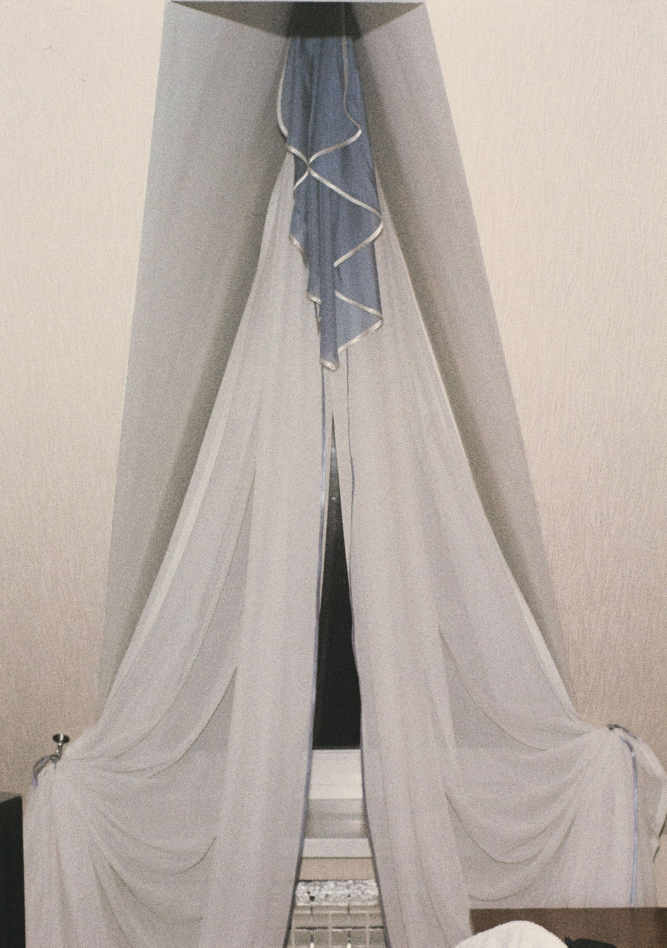
#> input picture assets/images/canopy-detail.jpg, 2000 x 2842 px (shown at 1/3 size); its folder holds 2 pictures in this run
$ python grade.py ../assets/images ../assets/images/carved-door.jpg
#> lines starting #> are read from the running program, lines starting #| are printed output that depends on the picture
"""Apply Kipwa's warm, sun-faded film grade to a folder of photos.

usage:  python scripts/grade.py <input-folder> <output-folder>
needs:  pip install Pillow

Gently desaturates, lifts blacks toward the night-sea ink, rolls highlights
off toward lime-washed bone, cools the shadows (sea) and warms the
highlights (sun). Caps width at 2000px.
"""
import os
import sys

from PIL import Image, ImageEnhance

src, dst = sys.argv[1], sys.argv[2]
os.makedirs(dst, exist_ok=True)


def channel_lut(lo, hi, shadow_shift, high_shift):
#> called with lo = 16, hi = 246, shadow_shift = -3, high_shift = 6
    lut = []
    for i in range(256):
        t = i / 255.0
        s = t * t * (3 - 2 * t)          # soft S-curve
        t = 0.35 * s + 0.65 * t
        v = lo + t * (hi - lo)           # faded film: lifted blacks, soft whites
        v += shadow_shift * (1 - t) ** 2 + high_shift * t ** 2
        lut.append(max(0, min(255, int(round(v)))))
    return lut


# per-channel: (black point, white point, shadow tint, highlight tint)
R = channel_lut(16, 246, -3, 6)
G = channel_lut(15, 241, 0, 2)
B = channel_lut(18, 230, 7, -8)


def grade(img):
    img = ImageEnhance.Color(img).enhance(0.8)
    r, g, b = img.split()
    return Image.merge("RGB", (r.point(R), g.point(G), b.point(B)))


for f in sorted(os.listdir(src)):
    if not f.lower().endswith((".jpg", ".jpeg", ".png", ".webp")):
        continue
    im = Image.open(os.path.join(src, f)).convert("RGB")
#> im is the input picture: PIL image 2000x2842 RGB; mean R, G, B 182.8, 172.9, 165.6
    if im.width > 2000:
        im = im.resize((2000, round(im.height * 2000 / im.width)), Image.LANCZOS)
    out = os.path.splitext(f)[0] + ".jpg"
    grade(im).save(os.path.join(dst, out), "JPEG", quality=80, optimize=True, progressive=True)
#> in grade, `r, g, b = img.split()`:
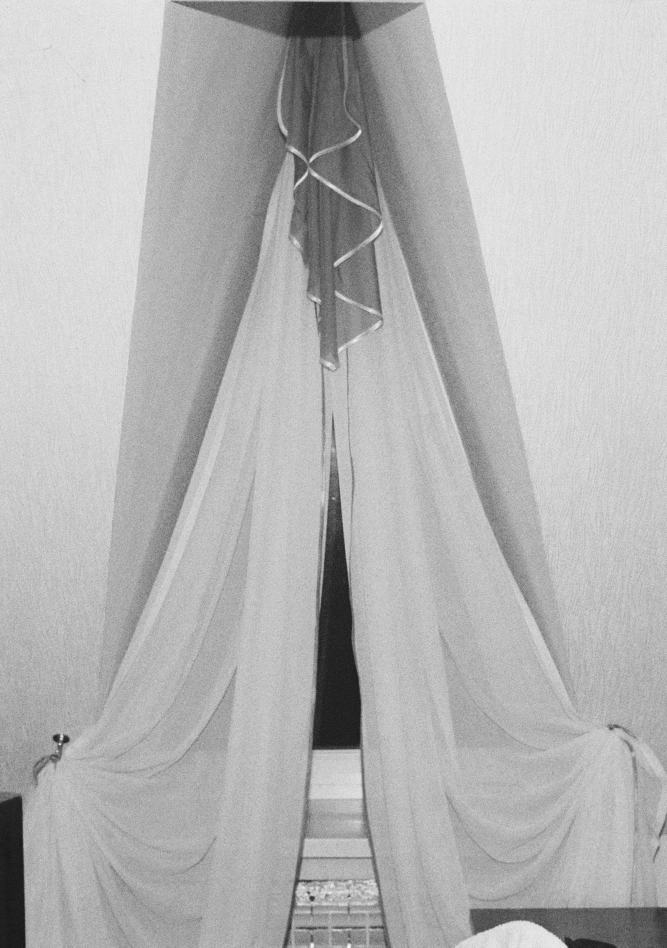
#> r: PIL image 2000x2842 L (shown at 1/3 size); min 17, max 247, mean 180.8
#> in grade, `r, g, b = img.split()`:
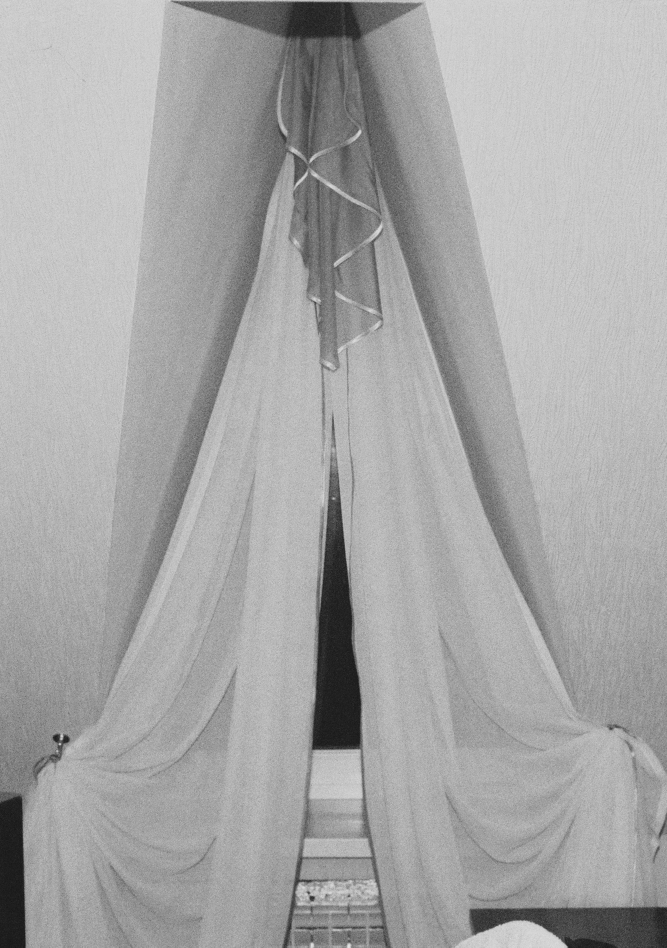
#> b: PIL image 2000x2842 L (shown at 1/3 size); min 17, max 229, mean 167.1
    print(out, im.size)
#| canopy-detail.jpg (2000, 2842)
#> pass 2 of the loop `for f in sorted(os.listdir(src)):`:
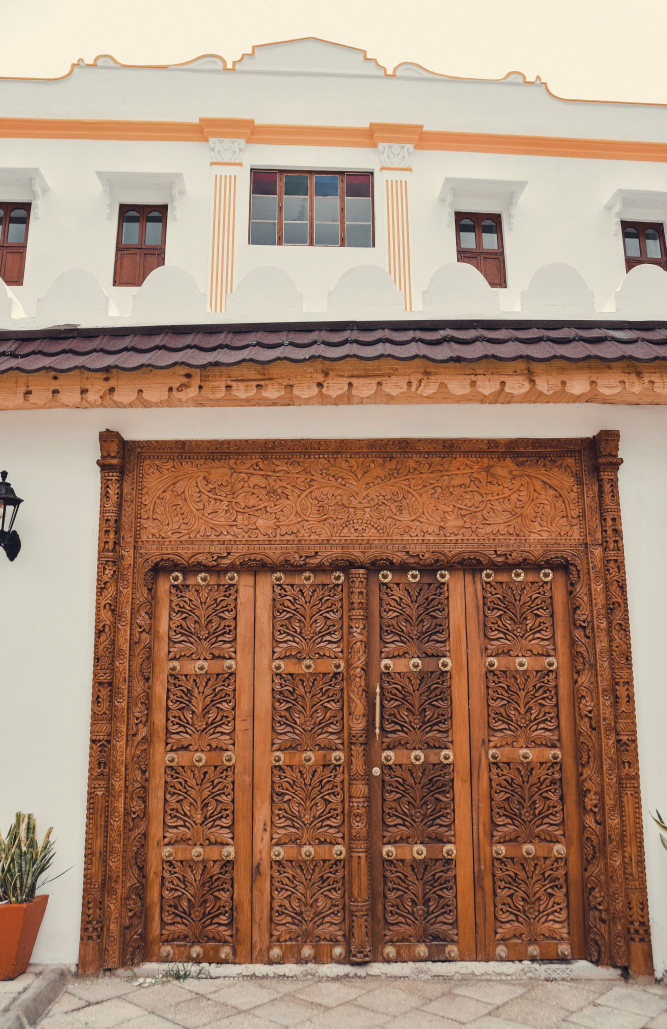
#> input picture assets/images/carved-door.jpg, 2000 x 3086 px (shown at 1/3 size)
#> im is the input picture: PIL image 2000x3086 RGB; mean R, G, B 170, 138.2, 117.6
#> img: PIL image 2000x3086 RGB
#> in grade (call 2), `r, g, b = img.split()`:
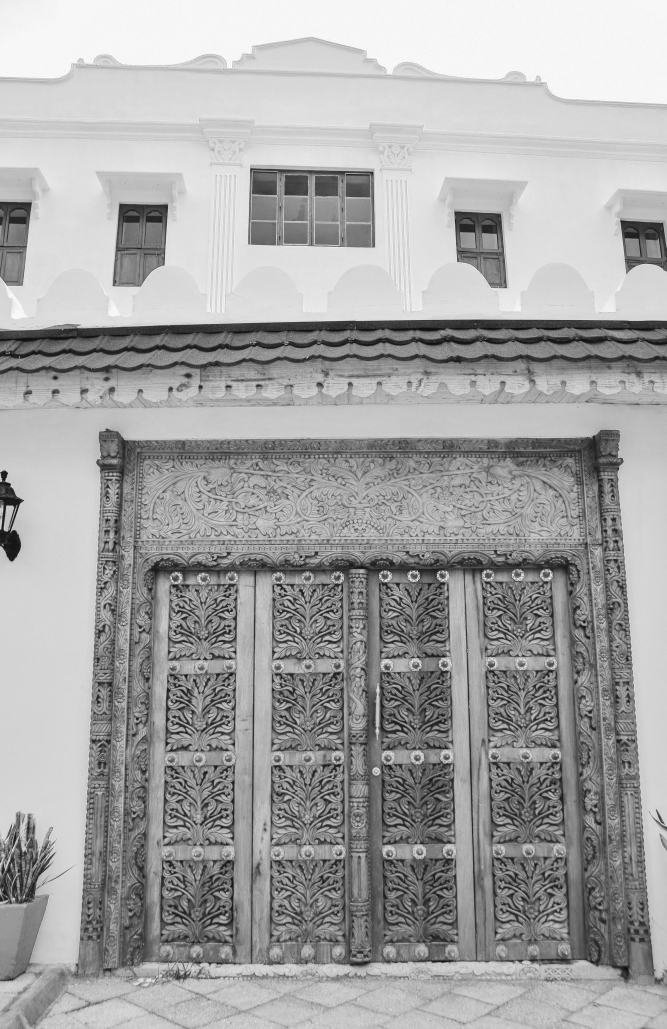
#> r: PIL image 2000x3086 L (shown at 1/3 size); min 3, max 254, mean 164.7
#> g: PIL image 2000x3086 L
#> in grade (call 2), `r, g, b = img.split()`:
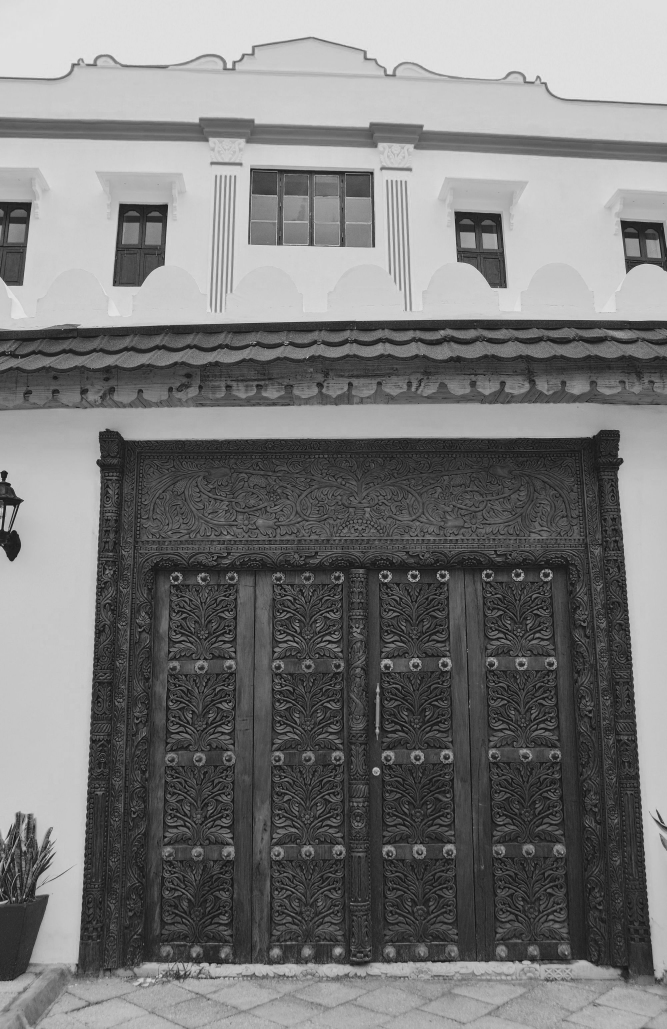
#> b: PIL image 2000x3086 L (shown at 1/3 size); min 1, max 247, mean 122.7
#| carved-door.jpg (2000, 3086)
